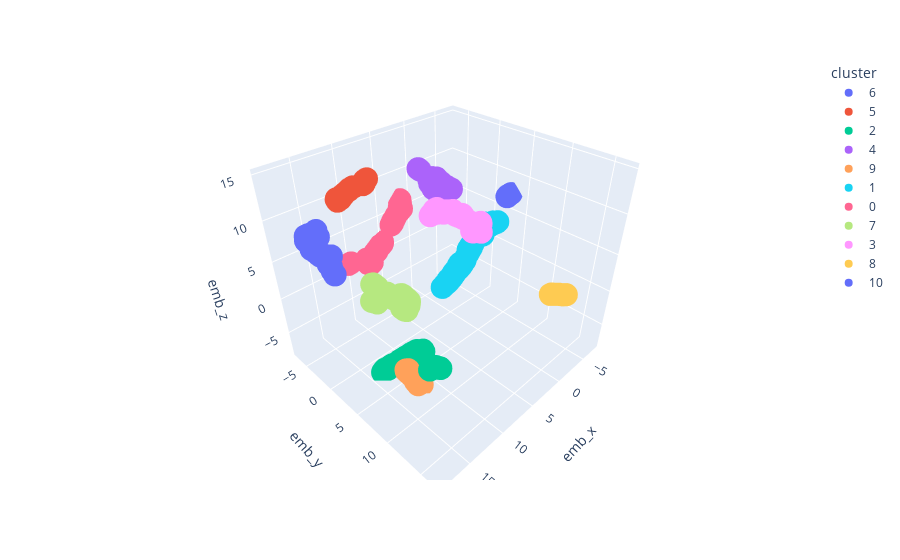

Source (notebook cell):
### Code cell
df_aux['cluster'] = df_aux['cluster'].astype('object')
px.scatter_3d(x='emb_x', y='emb_y', z='emb_z', data_frame=df_aux, color='cluster')

### Figure 1 — Plotly figure (JSON) as saved in the notebook; plotly's stock layout.template omitted (floating-point values rounded to 4 significant figures; data arrays with more than 128 entries replaced by an {"elided": "..."} marker saying what was removed)
{"data": [{"hovertemplate": "cluster=6<br>emb_x=%{x}<br>emb_y=%{y}<br>emb_z=%{z}<extra></extra>", "legendgroup": "6", "marker": {"color": "#636efa", "symbol": "circle"}, "mode": "markers", "name": "6", "scene": "scene", "showlegend": true, "type": "scatter3d", "x": {"elided": "592 float values"}, "y": {"elided": "592 float values"}, "z": {"elided": "592 float values"}}, {"hovertemplate": "cluster=5<br>emb_x=%{x}<br>emb_y=%{y}<br>emb_z=%{z}<extra></extra>", "legendgroup": "5", "marker": {"color": "#EF553B", "symbol": "circle"}, "mode": "markers", "name": "5", "scene": "scene", "showlegend": true, "type": "scatter3d", "x": {"elided": "487 float values"}, "y": {"elided": "487 float values"}, "z": {"elided": "487 float values"}}, {"hovertemplate": "cluster=2<br>emb_x=%{x}<br>emb_y=%{y}<br>emb_z=%{z}<extra></extra>", "legendgroup": "2", "marker": {"color": "#00cc96", "symbol": "circle"}, "mode": "markers", "name": "2", "scene": "scene", "showlegend": true, "type": "scatter3d", "x": {"elided": "627 float values"}, "y": {"elided": "627 float values"}, "z": {"elided": "627 float values"}}, {"hovertemplate": "cluster=4<br>emb_x=%{x}<br>emb_y=%{y}<br>emb_z=%{z}<extra></extra>", "legendgroup": "4", "marker": {"color": "#ab63fa", "symbol": "circle"}, "mode": "markers", "name": "4", "scene": "scene", "showlegend": true, "type": "scatter3d", "x": {"elided": "677 float values"}, "y": {"elided": "677 float values"}, "z": {"elided": "677 float values"}}, {"hovertemplate": "cluster=9<br>emb_x=%{x}<br>emb_y=%{y}<br>emb_z=%{z}<extra></extra>", "legendgroup": "9", "marker": {"color": "#FFA15A", "symbol": "circle"}, "mode": "markers", "name": "9", "scene": "scene", "showlegend": true, "type": "scatter3d", "x": {"elided": "302 float values"}, "y": {"elided": "302 float values"}, "z": {"elided": "302 float values"}}, {"hovertemplate": "cluster=1<br>emb_x=%{x}<br>emb_y=%{y}<br>emb_z=%{z}<extra></extra>", "legendgroup": "1", "marker": {"color": "#19d3f3", "symbol": "circle"}, "mode": "markers", "name": "1", "scene": "scene", "showlegend": true, "type": "scatter3d", "x": {"elided": "917 float values"}, "y": {"elided": "917 float values"}, "z": {"elided": "917 float values"}}, {"hovertemplate": "cluster=0<br>emb_x=%{x}<br>emb_y=%{y}<br>emb_z=%{z}<extra></extra>", "legendgroup": "0", "marker": {"color": "#FF6692", "symbol": "circle"}, "mode": "markers", "name": "0", "scene": "scene", "showlegend": true, "type": "scatter3d", "x": {"elided": "544 float values"}, "y": {"elided": "544 float values"}, "z": {"elided": "544 float values"}}, {"hovertemplate": "cluster=7<br>emb_x=%{x}<br>emb_y=%{y}<br>emb_z=%{z}<extra></extra>", "legendgroup": "7", "marker": {"color": "#B6E880", "symbol": "circle"}, "mode": "markers", "name": "7", "scene": "scene", "showlegend": true, "type": "scatter3d", "x": {"elided": "655 float values"}, "y": {"elided": "655 float values"}, "z": {"elided": "655 float values"}}, {"hovertemplate": "cluster=3<br>emb_x=%{x}<br>emb_y=%{y}<br>emb_z=%{z}<extra></extra>", "legendgroup": "3", "marker": {"color": "#FF97FF", "symbol": "circle"}, "mode": "markers", "name": "3", "scene": "scene", "showlegend": true, "type": "scatter3d", "x": {"elided": "695 float values"}, "y": {"elided": "695 float values"}, "z": {"elided": "695 float values"}}, {"hovertemplate": "cluster=8<br>emb_x=%{x}<br>emb_y=%{y}<br>emb_z=%{z}<extra></extra>", "legendgroup": "8", "marker": {"color": "#FECB52", "symbol": "circle"}, "mode": "markers", "name": "8", "scene": "scene", "showlegend": true, "type": "scatter3d", "x": [1.678, 1.681, 1.684, 1.669, 1.696, 1.671, 1.648, 1.639, 1.659, 1.598, 1.578, 1.609, 1.577, 1.578, 1.553, 1.579, 1.568, 1.548, 1.556, 1.52, 1.55, 1.526, 1.491, 1.398, 1.374, 1.367, 1.352, 1.362, 1.353, 1.367, 1.342, 1.365, 1.326, 1.322, 1.337, 1.336, 1.306, 1.304, 1.336, 1.346, 1.31, 1.312, 1.295, 1.231, 1.254, 1.262, 1.231, 1.248, 1.002, 0.8968, 0.8893, 0.8989, 0.9384, 0.9406, 0.9241, 0.8931, 0.921, 0.9406, 0.8814, 0.8843, 0.8484, 0.8652, 0.8528, 0.8621, 0.8454, 0.8202, 0.8268, 0.7939, 0.8082, 0.7722, 0.7579, 0.7627, 0.7211, 0.7434, 0.7544, 0.7427, 0.7618, 0.7582, 0.735, 0.7192, 0.7147, 0.7224, 0.6904, 0.6533, 0.6905, 0.6512, 0.5876, 0.6097, 0.6127, 0.6015, 0.6195, 0.5788, 0.5627, 0.5761, 0.5888, 0.5819, 0.4306, 0.4457, 0.4652, 0.456, 0.4274, 0.4466, 0.4616, 0.4511, 0.4538, 0.4776, 0.4543, 0.4544, 0.5358, 0.5457, 0.5681, 0.5513, 0.5521], "y": [15.69, 15.69, 15.68, 15.7, 15.68, 15.7, 15.71, 15.72, 15.7, 15.75, 15.76, 15.74, 15.77, 15.77, 15.79, 15.76, 15.77, 15.78, 15.77, 15.8, 15.78, 15.79, 15.81, 15.83, 15.85, 15.86, 15.87, 15.86, 15.86, 15.85, 15.87, 15.85, 15.88, 15.89, 15.88, 15.88, 15.91, 15.9, 15.88, 15.87, 15.9, 15.9, 15.91, 15.97, 15.95, 15.94, 15.97, 15.96, 16.17, 16.26, 16.27, 16.26, 16.22, 16.21, 16.24, 16.27, 16.24, 16.22, 16.28, 16.27, 16.31, 16.29, 16.31, 16.3, 16.31, 16.34, 16.33, 16.36, 16.35, 16.38, 16.4, 16.39, 16.43, 16.41, 16.4, 16.41, 16.39, 16.4, 16.42, 16.44, 16.44, 16.43, 16.47, 16.51, 16.47, 16.51, 16.58, 16.55, 16.55, 16.56, 16.54, 16.59, 16.6, 16.59, 16.58, 16.58, 16.74, 16.73, 16.71, 16.72, 16.75, 16.73, 16.71, 16.72, 16.72, 16.7, 16.72, 16.72, 16.64, 16.63, 16.6, 16.62, 16.62], "z": [3.982, 3.983, 3.98, 3.98, 3.977, 3.981, 3.979, 3.981, 3.979, 3.998, 4.014, 4.037, 4.019, 4.014, 3.994, 4.015, 4.01, 3.991, 3.998, 3.997, 4.0, 3.988, 3.983, 3.94, 3.922, 3.914, 3.908, 3.914, 3.907, 3.916, 3.901, 3.91, 3.897, 3.898, 3.89, 3.901, 3.886, 3.888, 3.906, 3.919, 3.9, 3.901, 3.899, 3.893, 3.915, 3.9, 3.904, 3.898, 3.871, 3.863, 3.865, 3.865, 3.893, 3.894, 3.864, 3.846, 3.857, 3.869, 3.857, 3.856, 3.845, 3.852, 3.849, 3.848, 3.849, 3.841, 3.844, 3.84, 3.842, 3.835, 3.835, 3.835, 3.828, 3.832, 3.833, 3.832, 3.834, 3.839, 3.828, 3.829, 3.813, 3.823, 3.826, 3.829, 3.829, 3.803, 3.83, 3.812, 3.824, 3.823, 3.807, 3.823, 3.829, 3.829, 3.828, 3.827, 3.844, 3.834, 3.82, 3.848, 3.831, 3.834, 3.836, 3.835, 3.835, 3.843, 3.835, 3.835, 3.86, 3.852, 3.859, 3.854, 3.853]}, {"hovertemplate": "cluster=10<br>emb_x=%{x}<br>emb_y=%{y}<br>emb_z=%{z}<extra></extra>", "legendgroup": "10", "marker": {"color": "#636efa", "symbol": "circle"}, "mode": "markers", "name": "10", "scene": "scene", "showlegend": true, "type": "scatter3d", "x": [-6.673, -6.679, -6.751, -6.694, -6.725, -6.655, -6.647, -6.734, -6.74, -6.633, -6.712, -6.659, -6.659, -6.653, -6.656, -6.731, -6.611, -6.644, -6.74, -6.733, -6.634, -6.713, -6.742, -6.813, -6.865, -6.775, -6.822, -6.797, -6.819, -6.825, -6.811, -6.794, -6.78, -6.834, -6.79, -6.788, -6.805, -6.908, -6.885, -6.86, -6.846, -6.94, -6.969, -7.077, -7.129, -7.14, -7.096, -6.981, -7.086, -7.106, -6.998, -7.114, -7.097, -7.109, -7.122, -6.989, -6.978, -7.132, -6.991, -7.108, -7.081, -7.02, -7.095, -7.113, -7.0, -7.001, -7.002, -6.991, -7.268, -7.289, -7.288, -7.292, -7.295, -7.282, -7.302, -7.294], "y": [2.922, 2.921, 2.848, 2.904, 2.836, 2.939, 2.935, 2.817, 2.836, 2.937, 2.831, 2.929, 2.927, 2.932, 2.932, 2.822, 2.968, 2.937, 2.834, 2.843, 2.953, 2.911, 2.91, 2.848, 2.83, 2.896, 2.855, 2.885, 2.894, 2.846, 2.892, 2.889, 2.907, 2.863, 2.916, 2.932, 2.9, 2.817, 2.819, 2.884, 2.893, 2.819, 2.786, 2.891, 2.909, 2.881, 2.901, 2.751, 2.895, 2.91, 2.767, 2.911, 2.893, 2.902, 2.91, 2.765, 2.777, 2.904, 2.756, 2.897, 2.877, 2.743, 2.889, 2.907, 2.769, 2.768, 2.768, 2.749, 2.968, 2.973, 2.973, 2.975, 2.975, 2.965, 2.98, 2.977], "z": [7.294, 7.292, 7.255, 7.287, 7.236, 7.308, 7.297, 7.224, 7.233, 7.288, 7.22, 7.295, 7.292, 7.296, 7.297, 7.224, 7.325, 7.297, 7.234, 7.242, 7.302, 7.309, 7.325, 7.285, 7.285, 7.324, 7.296, 7.323, 7.334, 7.286, 7.329, 7.323, 7.326, 7.31, 7.351, 7.362, 7.337, 7.287, 7.285, 7.346, 7.336, 7.301, 7.274, 7.376, 7.399, 7.373, 7.386, 7.248, 7.38, 7.395, 7.266, 7.397, 7.376, 7.389, 7.399, 7.26, 7.251, 7.396, 7.254, 7.386, 7.363, 7.25, 7.377, 7.395, 7.266, 7.265, 7.265, 7.247, 7.47, 7.478, 7.478, 7.48, 7.481, 7.469, 7.486, 7.482]}], "layout": {"legend": {"title": {"text": "cluster"}, "tracegroupgap": 0}, "margin": {"t": 60}, "scene": {"domain": {"x": [0, 1], "y": [0, 1]}, "xaxis": {"title": {"text": "emb_x"}}, "yaxis": {"title": {"text": "emb_y"}}, "zaxis": {"title": {"text": "emb_z"}}}}}
